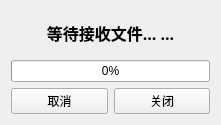
<?xml version="1.0" encoding="UTF-8"?>
<ui version="4.0">
 <class>TcpClientWidget</class>
 <widget class="QWidget" name="TcpClientWidget">
  <property name="geometry">
   <rect>
    <x>0</x>
    <y>0</y>
    <width>221</width>
    <height>125</height>
   </rect>
  </property>
  <property name="windowTitle">
   <string>Form</string>
  </property>
  <layout class="QGridLayout" name="gridLayout">
   <item row="0" column="0" colspan="2">
    <widget class="QLabel" name="tcpClientStatusLabel">
     <property name="font">
      <font>
       <family>宋体</family>
       <pointsize>12</pointsize>
       <weight>75</weight>
       <bold>true</bold>
      </font>
     </property>
     <property name="text">
      <string>等待接收文件... ...</string>
     </property>
     <property name="alignment">
      <set>Qt::AlignCenter</set>
     </property>
    </widget>
   </item>
   <item row="1" column="0" colspan="2">
    <widget class="QProgressBar" name="progressBar">
     <property name="value">
      <number>0</number>
     </property>
    </widget>
   </item>
   <item row="2" column="0">
    <widget class="QPushButton" name="tcpClientCancleBtn">
     <property name="text">
      <string>取消</string>
     </property>
    </widget>
   </item>
   <item row="2" column="1">
    <widget class="QPushButton" name="tcpClientCloseBtn">
     <property name="text">
      <string>关闭</string>
     </property>
    </widget>
   </item>
  </layout>
 </widget>
 <resources/>
 <connections/>
</ui>
